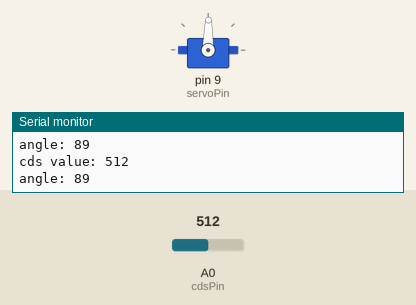
Bench run of a sketch on a simulated Arduino Uno, built with avr-gcc and run on an emulated ATmega328P. On the bench: servo, the last lines printed to the serial monitor. Inputs (shaded band) come from the test bench; at power-on: A0 (cdsPin) = 512.

Above: at 1.2 s.
1.3 s: A0 (cdsPin) set to 716
At 2.5 s:
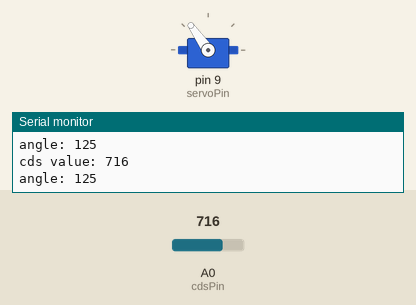
2.8 s: A0 (cdsPin) set to 900
At 4.0 s:
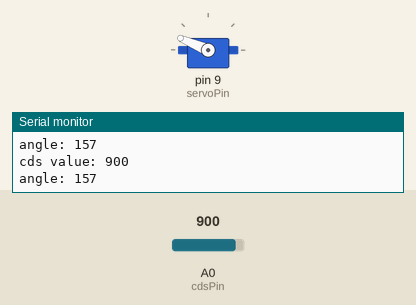
4.3 s: A0 (cdsPin) set to 1023
At 4.6 s:
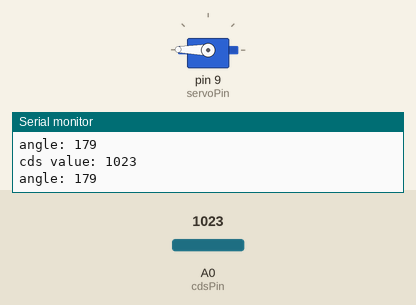
5.8 s: A0 (cdsPin) set to 306
At 6.2 s:
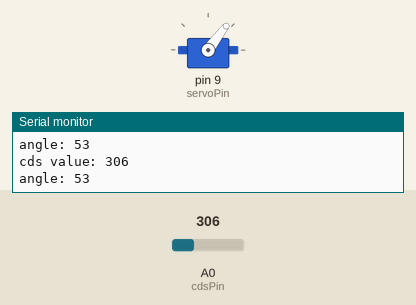
7.3 s: A0 (cdsPin) set to 122
At 7.7 s:
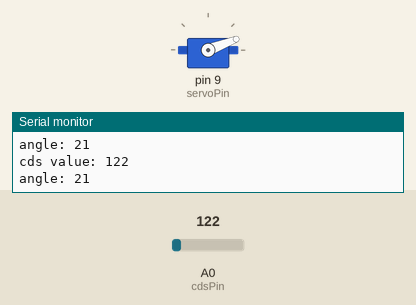
8.8 s: A0 (cdsPin) set to 511
At 9.2 s:
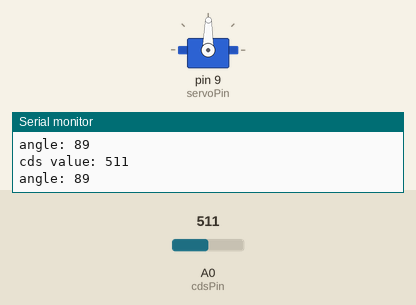
Timing chart, 0 to 11.8 s (numbered marks = the images above; inputs shaded):
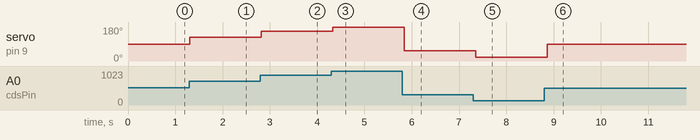

Measured:
- after the input at 1.3 s, servo on pin 9 (servoPin): 89° → 125° at once
- after the input at 2.8 s, servo on pin 9 (servoPin): 125° → 157° at once
- after the input at 4.3 s, servo on pin 9 (servoPin): 157° → 179° at once
- after the input at 5.8 s, servo on pin 9 (servoPin): 179° → 53° at once
- after the input at 7.3 s, servo on pin 9 (servoPin): 53° → 21° after 0.05 s
- after the input at 8.8 s, servo on pin 9 (servoPin): 21° → 89° after 0.06 s

The sketch:

CdS_servo_easy_ver.ino
```cpp
#include <Servo.h>

Servo myServo;

int cdsPin = A0;
int servoPin = 9;

int value = 0;
int angle = 0;

void setup(){
  myServo.attach(servoPin);
  Serial.begin(9600);
}

void loop(){
  value = analogRead(cdsPin);
  Serial.print("cds value: ");
  Serial.println(value);

  angle = map(value, 0, 1023, 0, 179);
  Serial.print("angle: ");
  Serial.println(angle);

  myServo.write(angle);
  delay(100);
}
```
